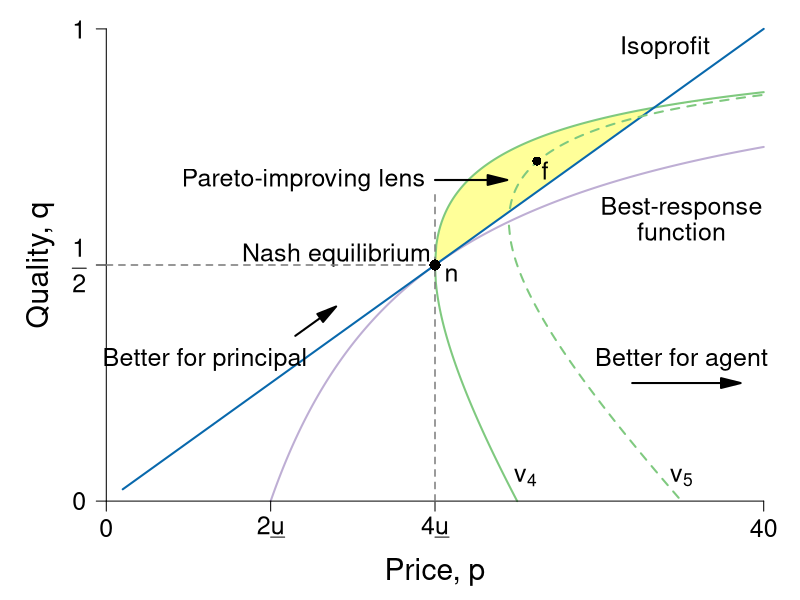

Generate this figure with R:
require(ggplot2)
require(shape)
pdf(file = "information_power/ch11_fig6.pdf", width = 9, height = 7)

#Set parameters for graphics
axislabelsize <- 1.8
labelsize <- 1.5
namesize <- 1.8
annotatesize <- 1.5
graphlinewidth <- 2
segmentlinewidth <- 1.5

COL <- c("#7fc97f", "#beaed4", "#fdc086", "#ffff99", "#386cb0", "#f0027f", "#bf5b17", "#666666")
COLA <- c("#e0f3db", "#99d8c9","#66c2a4","#41ae76", "#238b45", "#005824")
COLB <- c("#c6dbef", "#4eb3d3", "#2b8cbe", "#0868ac","#084081")
COLC <- c("#fcfbfd", "#efedf5", "#dadaeb", "#bcbddc", "#9e9ac8", "#807dba", "#6a51a3", "#54278f", "#3f007d")
grays <- gray.colors(25, start = 1, end = 0)

brfFn <- function(p, delta = 5) {
  1 - (2 * delta) / p
}

isovhigh <- function(p, delta = 5, v = 20){
  (sqrt(p^2 - 4 * delta * v) - p + 2*v)/(2 * v )
}

isovlow <- function(p, delta = 5, v = 20){
  (-sqrt(p^2 - 4 * delta * v) - p + 2*v)/(2 * v )
}


isovhigh1 <- function(p, delta = 5, v = 30){
  (sqrt(p^2 - 4 * delta * v) - p + 2*v)/(2 * v )
}

isovlow1 <- function(p, delta = 5, v = 30){
  (-sqrt(p^2 - 4 * delta * v) - p + 2*v)/(2 * v )
}

solowCondition <- function(p, delta = 5){
  (p*(1/(8*delta)))
}


par(mar =  c(4, 4, 0.5, 0.5))
xlims <- c(0, 40)
ylims <- c(0, 1)


plot(0, 0, xlim = xlims, ylim = ylims, type = "n",
     xlab = "",
     ylab = "",
     xaxt = "n", yaxt = "n", cex.lab = axislabelsize, bty = "n")

mtext(expression(paste("Price, ", p)), side = 1, line = 2.5, cex = axislabelsize)
text(-4, ylims[2] - 0.5*(ylims[2] - ylims[1]), expression(paste("Quality, ", q)), xpd = TRUE, cex = axislabelsize, srt = 90) 


npts <- 500 
npts2 <- 501
#Specify the sequences of points for graphing. 
xx1 <- seq(10, xlims[2], length.out = npts)
xx2 <- seq(1, xlims[2], length.out = npts)
xx3 <- seq(xlims[1], xlims[2], length.out = npts2)
xx4 <- seq(xlims[1], 25, length.out = npts2)
xx5 <- seq(xlims[1], xlims[2], length.out = npts2)
xx6 <- seq(xlims[1], 35, length.out = npts2)
yy1 <- isovhigh(xx3, delta = 5, v = 20)

#Below, note I have gone to number 416 because at that observation we can 
#find the closest outcome to the intersection of the curves. Serves fine 
#for the relevant polygon
#Draw the shaded area of the Pareto-improving lens
#For the polygon need the intersection of v and iso-profit
#(2p - 40)^2 = p^2 - 400
#4p^2 - 160p + 1600 = p^2 - 400
#3p^2 - 160p + 2000 = 0
#p = 20 or p = 100/3 = 33.3 
# => q = (1/40)*33.3 = 0.8325
polygon(c(xx3, xx3[416]), c(yy1, yy1[416]), col = COL[4], density = NULL, border = NA)

#Draw the lines for the graphs
lines(xx1, brfFn(xx1), col = COL[2], lwd = graphlinewidth)
lines(xx3, isovhigh(xx3, v = 20, delta = 5), col = COL[1], lwd = graphlinewidth)
lines(xx4, isovlow(xx4, v = 20, delta = 5), col = COL[1], lwd = graphlinewidth)
lines(xx2, solowCondition(xx2, delta = 5), col = COLB[4], lwd = graphlinewidth)
lines(xx5, isovhigh1(xx5, v = 30, delta = 5), col = COL[1], lwd = graphlinewidth, lty = 2)
lines(xx6, isovlow1(xx6, v = 30, delta = 5), col = COL[1], lwd = graphlinewidth, lty = 2)


#Customize ticks and labels for the plot
ticksy <- c(0, 0.5, 1)
ylabels <- c(0, expression(paste(frac(1,2))), 1)
ticksx <- c(0, 10, 20, 40)
xlabels <- c(0, expression(paste(2*underline("u"))), expression(paste(4*underline("u"))), 40)
axis(1, at = ticksx, pos = 0, labels = xlabels, cex.axis = annotatesize)
axis(2, at = ticksy, pos = 0, labels = ylabels, las = 1, cex.axis = annotatesize)

#Annotation of the three graphs and the NE
text(34, 0.96, expression(paste("Isoprofit")), cex = annotatesize)
#text(31, 0.98, expression(paste("Isoprofit: ", q == frac(p, 8*underline("u")))), cex = annotatesize)
text(35, 0.62, expression(paste("Best-response")), cex = annotatesize)
text(35, 0.57, expression(paste("function")), cex = annotatesize)

text(25.5, 0.05, expression(paste(v[4])), cex = annotatesize)
text(35, 0.05, expression(paste(v[5])), cex = annotatesize)
text(14, 0.52, expression(paste("Nash equilibrium")), cex = annotatesize)

#Lines for the coordinates of the Nash equilbrium
segments(20, 0, 20, 0.65, lty = 2, col = grays[20], lwd = segmentlinewidth)
segments(0, 0.5, 20, 0.5, lty = 2, col = grays[20], lwd = segmentlinewidth)

#Add a point for the NE
points(20, 0.5, pch = 16, col = "black", cex = 1.5)
text(21, 0.48, expression(paste("n")), cex = annotatesize)

#Add a point for f. referred to in the text
points(26.2, 0.72, pch = 16, col = "black", cex = 1.2)
text(26.7, 0.7, expression(paste("f")), cex = annotatesize)

#Arrow to Pareto-improving Lens
Arrows(20, 0.68, 23.8, 0.68, col = "black", lty = 1, lwd = 2, arr.type = "triangle")
text(12, 0.68, expression(paste("Pareto-improving lens")), cex = annotatesize)

# better for P
Arrows(11.5, 0.35, 13.5, 0.4, col = "black", lty = 1, lwd = 2, arr.type = "triangle")
text(6, 0.3, expression(paste("Better for principal")), cex = annotatesize)

# better for A
Arrows(32, 0.25, 38, 0.25,  col = "black", lty = 1, lwd = 2, arr.type = "triangle")
text(35, 0.3, expression(paste("Better for agent")), cex = annotatesize)

dev.off()
